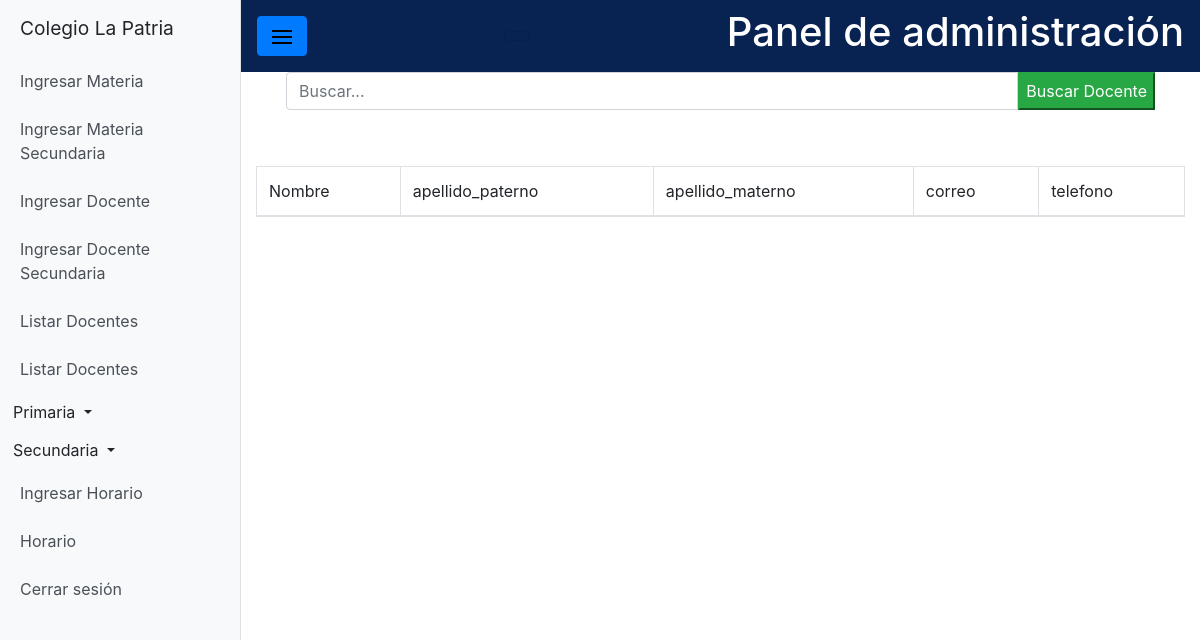
Before: /colegiolapatria/administrador/listar-docente-secundaria (signed in) with the older database file.
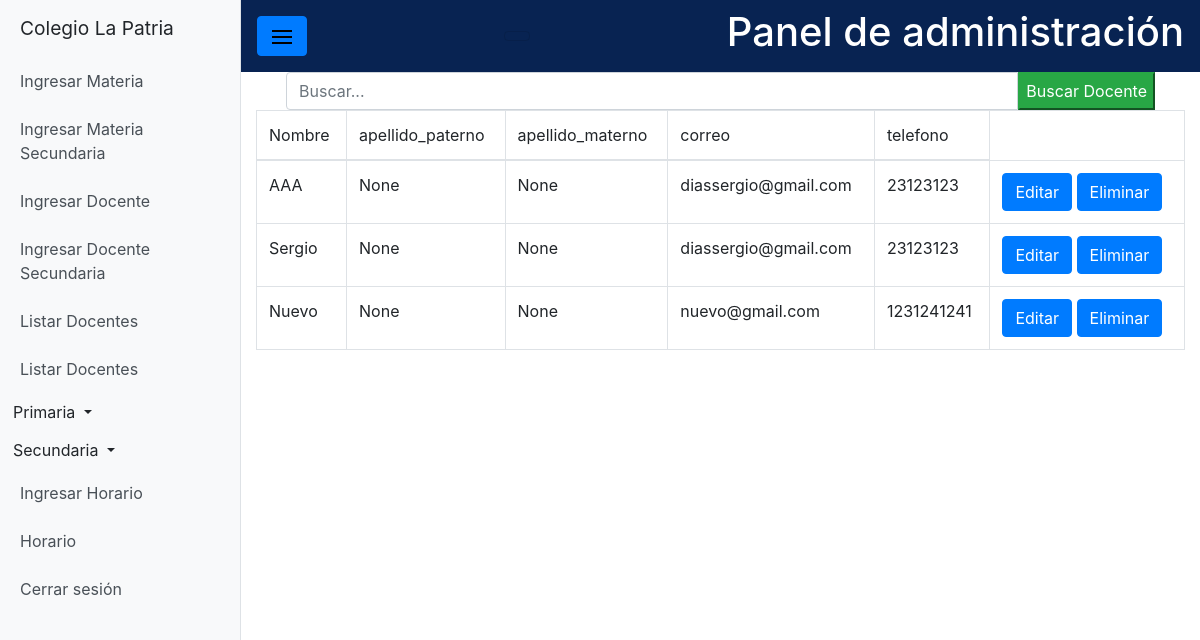
After: the same page with the newer database file.
### sistema/models.py (models this page shows, shortened)
class DocenteSecundaria (models.Model):
    nombreDocente = models.CharField(max_length=100)
    apellido_paterno_docente = models.CharField(max_length = 20, null = True, blank=True)
    apellido_materno_docente = models.CharField(max_length = 20, null=True , blank = True)
    correo = models.CharField(max_length=45)
    telefono = models.IntegerField()
    domicilio = models.CharField(max_length=50)
    registro = models.CharField(max_length=15)
    class Meta:
        verbose_name="DocenteSecundaria"
        verbose_name_plural="DocentesSecundaria"

### sistema/views.py (the view)
# urls.py: path('administrador/listar-docente-secundaria', DocenteSecundariaList.as_view(), name='listar_docente_secundaria'),
class DocenteSecundariaList(LoginRequiredMixin,ListView):
	queryset = DocenteSecundaria.objects.all()
	template_name = 'panel_admin/listar_docente_secundaria.html'
	def get_queryset(self):
		queryset = self.request.GET.get("buscar")
		if queryset:
			q = DocenteSecundaria.objects.filter(
				Q(pk = queryset)
				).order_by('grado')
			return q
		else:
			q = DocenteSecundaria.objects.all()
			return q

### templates/panel_admin/listar_docente_secundaria.html
{% extends 'baseadmin.html' %}
{% block content %}
<table class="table table-bordered">
    <div class="container">
        <div class="row">
            <div class="col-md-12 search">
                <form method="GET">
                    <div id ="custom-search-input">
                        <div class ="input-group col-md-12">
                            <input type="text" class="form-control" placeholder="Buscar..." name="buscar">
                            <button type="submit" class="boton btn-success"> Buscar Docente</button>
                        </div>
                    </div>
                </form>
                    </div>
        </div>
    </div>
    <thead>
        <tr>
            <td>Nombre </td>
            <td>apellido_paterno</td>
            <td>apellido_materno</td>
            <td>correo</td>
            <td>telefono</td>
        </tr>
    </thead>
    <tbody>
        {% if object_list %}
        {% for DocenteSecundaria in object_list %}
        <tr>
            <td>{{DocenteSecundaria.nombreDocente }}</td>
            <td>{{DocenteSecundaria.apellido_paterno_docente}}</td>
            <td>{{DocenteSecundaria.apellido_materno_docente}}</td>
            <td>{{DocenteSecundaria.correo}}</td>
            <td>{{DocenteSecundaria.telefono}}</td>
            <td><a class="btn btn-primary" href="{% url 'alumno:editar_docente_secundaria' DocenteSecundaria.pk %} ">  Editar </a> <a class="btn btn-primary" href="{% url 'alumno:eliminar_docente_secundaria' DocenteSecundaria.pk %} ">Eliminar </a></td>
        </tr>
        {% endfor %}
        {% else %}
        <h1>No hay registros de Docentes</h1>
        {% endif %}
    </tbody>
</table>
{%endblock%}

Changed rows visible on the page:
added DocenteSecundaria: nombreDocente "AAA", apellido_paterno_docente "None", apellido_materno_docente "None", correo "diassergio@gmail.com", telefono "23123123"
added DocenteSecundaria: nombreDocente "Sergio", apellido_paterno_docente "None", apellido_materno_docente "None", correo "diassergio@gmail.com", telefono "23123123"
added DocenteSecundaria: nombreDocente "Nuevo", apellido_paterno_docente "None", apellido_materno_docente "None", correo "nuevo@gmail.com", telefono "1231241241"
